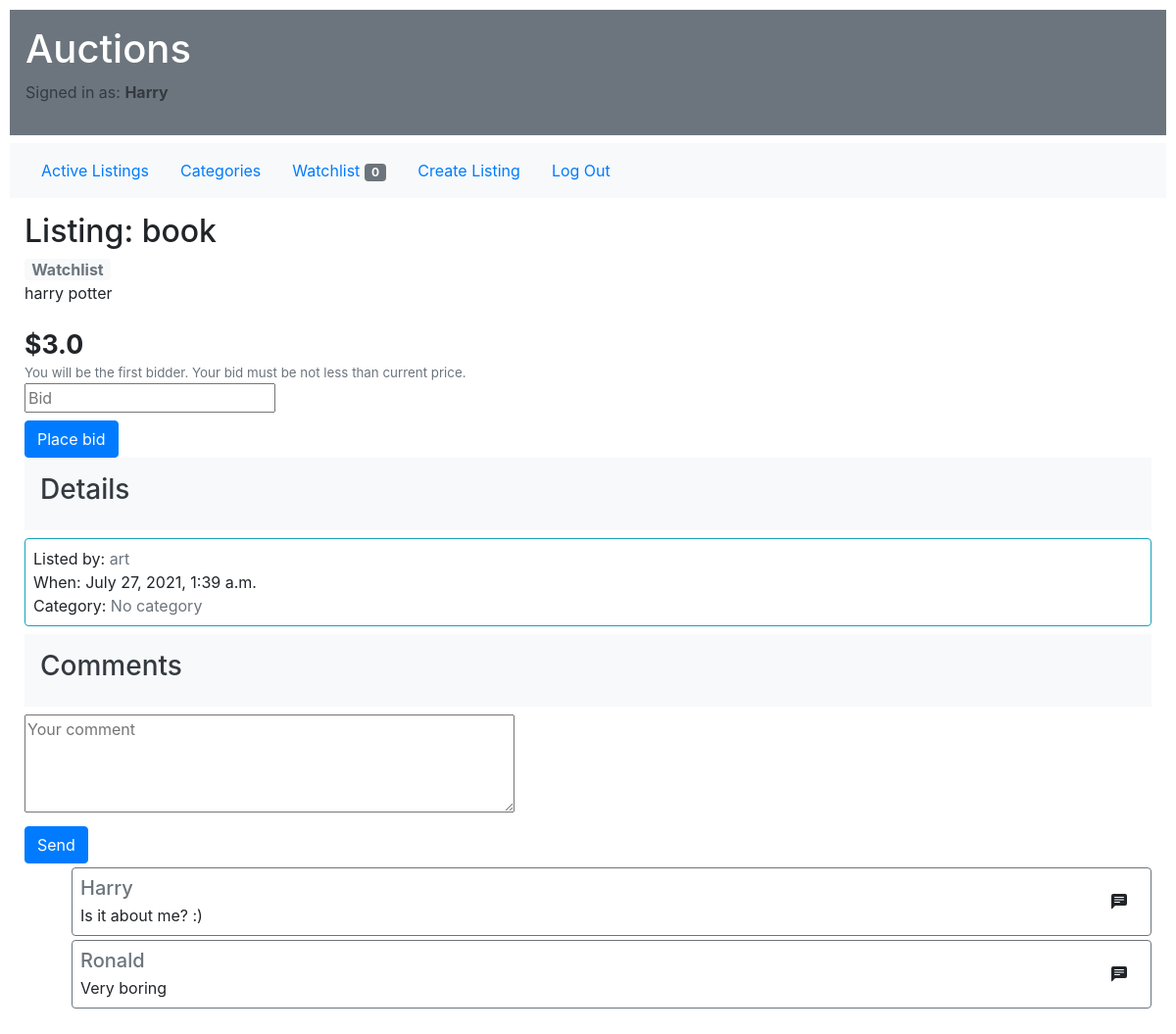
The page /listing/17 (signed in) on the database its author committed.
### auctions/models.py (models this page shows, shortened)
class User(AbstractUser):
    pass

class Listing(models.Model):
    title = models.CharField(max_length=64)
    description = models.CharField(max_length=500)
    image_url = models.URLField(blank=True)
    NO_CATEGORY = 'NO'
    FASHION = 'FS'
    TOYS = 'TY'
    ELECTRONICS = 'EL'
    HOME = 'HM'
    MAGIC_THINGS = 'MG'
    SPORT = 'SP'
    CATEGORY_CHOICES = [
        (NO_CATEGORY, 'No category'), (FASHION, 'Fashion'), (TOYS, 'Toys'), (ELECTRONICS, 'Electronics'),
        (HOME, 'Home'), (MAGIC_THINGS, 'Magic things'), (SPORT, "Sport")
    ]
    category = models.CharField(max_length=2, choices=CATEGORY_CHOICES, default=NO_CATEGORY)
    current_price = models.FloatField(default=0)
    date_of_creating = models.DateTimeField(auto_created=True, default="2000-01-01 00:00")
    is_active = models.BooleanField(default=True)
    owner = models.ForeignKey(User, on_delete=models.CASCADE, related_name="listings")

class Comment(models.Model):
    text = models.CharField(max_length=500)
    author = models.ForeignKey(User, on_delete=models.CASCADE, related_name="comments")
    listing = models.ForeignKey(Listing, on_delete=models.CASCADE, related_name="comments")

### auctions/views.py (the view)
# urls.py: path("listing/<int:listing_id>", views.listing, name="listing"),
def listing(request, listing_id):
    try:
        listing = Listing.objects.get(pk = listing_id)
    except Listing.DoesNotExist:
        raise Http404("Listing not found.")
    message = None
    if request.method == 'POST' and 'bid_form' in request.POST:
        bid_form = BidForm(request.POST)
        if bid_form.is_valid():
            if bid_form.cleaned_data['price'] > listing.current_price or (listing.bids.count() == 0 and (bid_form.cleaned_data['price'] == listing.current_price)):
                bid = Bid(price = bid_form.cleaned_data['price'], bidder = request.user, listing = listing)
                bid.save()
                listing.current_price = bid.price
                listing.bids.add(bid)
                listing.save()
                bid_form = BidForm()
            elif listing.bids.count() == 0:
                message = "The price should be not less than current"
            else:
                message = "The price should be greater than current"
    else:
        bid_form = BidForm()
    if request.method == 'POST'and 'comment_form' in request.POST:
        comment_form = CommentForm(request.POST)
        if comment_form.is_valid():
            comment = Comment(text = comment_form.cleaned_data['comment'], author = request.user, listing = listing)
            comment.save()
            listing.comments.add(comment)
            comment_form = CommentForm()
    else:
        comment_form = CommentForm()
    in_watchlist = False
    is_owner = False
    is_winner = False
    label = f"{listing.bids.count()} bids so far. "
    if request.user.is_authenticated:
        if listing in request.user.watchlist.listings.all():
            in_watchlist = True
        if listing.owner.id == request.user.id:
            is_owner = True
        if listing.bids.count()>0 and listing.bids.latest('id').bidder.id == request.user.id and listing.is_active == False:
            is_winner = True
        if listing.bids.count() > 0:
            if (listing.bids.latest('id')).bidder.id == request.user.id:
                label += "Your bid is the current bid."
            else:
                label += "Your bid must be greater than current price."
        else:
            label = "You will be the first bidder. Your bid must be not less than current price."
    return render(request, 'auctions/listing.html', {
        'listing': listing,
        'category': listing.get_category_display(),
        'message': message,
        'bid_form': bid_form,
        'comment_form': comment_form,
        'label': label,
        'number_of_bids': listing.bids.count(),
        'is_owner': is_owner,
        'is_winner': is_winner,
        'in_watchlist': in_watchlist,
        'comments': listing.comments.all()
    })

### auctions/forms.py
class BidForm(forms.Form):
    price = forms.FloatField(label = '', min_value=0, widget=forms.NumberInput(attrs={'placeholder': 'Bid'}))

class CommentForm(forms.Form):
    comment = forms.CharField(widget = forms.Textarea(attrs = {'placeholder': 'Your comment', 'style': 'height: 100px; width:500px'}), label='')

### auctions/context_processors.py (called while the page is built)
def add_variable_to_context(request):
    if request.user.is_authenticated:
        listings_in_watchlist = request.user.watchlist.listings.all().count()
    else:
        listings_in_watchlist = 0
    return {
        'listings_in_watchlist': listings_in_watchlist
    }

### auctions/templates/auctions/listing.html (shortened to what this page needs)
{% extends "auctions/layout.html" %}
{% block body %}
    <div style="margin: 15px;">
        <div>
            <h2>Listing: {{listing.title}}</h2>
        </div>
        <div>
            {% if user.is_authenticated %}
                {% if in_watchlist %}
                    <span class="bg-secondary badge badge-primary badge-pill rounded">
                        <a class="text-light" href="{% url 'watchlist' listing.id %}" style="font-size: 12pt;">Watchlist</a>
                    </span>
                {% else %}
                    <span class="bg-light badge badge-primary badge-pill rounded">
                        <a class="text-secondary" href="{% url 'watchlist' listing.id %}" style="font-size: 12pt;">Watchlist</a>
                    </span>
                {% endif %}
            {% endif %}
        </div>
        <div>
            {{listing.description}}
        </div>
        <div style="font-size: 20pt; font-weight: 700; margin-top: 20px;">${{ listing.current_price }}</div>
        {% if user.is_authenticated %}
            {% if listing.is_active %}
                <div class="text-secondary" style="font-size: 10pt;">{{label}}</div>
                <form action="{% url 'listing' listing.id %}" method="POST">
                    <div class="fieldWrapper rounded mb-2">
                        {{ bid_form.price }}
                    </div>
                    <input class="btn btn-primary" type="submit" value="Place bid"  name = "bid_form">
                </form>
            {% endif %}
        {% endif %}
        <div class="p-3 mb-2 bg-light text-dark">
            <h3>Details</h3>
        </div>
        <div class="p-2 border border-info rounded">
            <div>Listed by: <a class="text-muted" href="{% url 'user' listing.owner.id %}">{{listing.owner.username}}</a> </div>
            <div>When: {{listing.date_of_creating}}</div>
            <div>Category: <a class="text-muted" href="{% url 'category' category %}">{{category}}</a></div>
        </div>
        <div class="p-3 my-2 bg-light text-dark">
            <h3>Comments</h3>
        </div>
        {% if user.is_authenticated %}
        <div>
            <form action = "{% url 'listing' listing.id %}" method = 'POST'>
                <div class="fieldWrapper rounded mb-2">
                    {{ comment_form.comment }}
                </div>
                <input class="btn btn-primary" type = "submit" value = "Send"  name = "comment_form">
            </form>
        </div>
        {% endif %}
        <ul class="ml-5 list-unstyled">
            {% for comment in comments %}
                <li class="d-flex flex-row-reverse media my-1 p-2 border border-secondary rounded">
                    <div class="media-body">
                        <h5 class="mt-0 mb-1">
                            <a class="text-secondary" href="{% url 'user' comment.author.id %}">{{comment.author.username}}</a>
                        </h5>
                        {{comment.text}}
                    </div>
                </li>
            {% endfor %}
        </ul>
    </div>
{% endblock %}

### auctions/templates/auctions/layout.html (shortened to what this page needs)
{% load static %}
<!DOCTYPE html>
<html lang="en">
    <head>
        <link rel="stylesheet" href="https://stackpath.bootstrapcdn.com/bootstrap/4.4.1/css/bootstrap.min.css">
        <link href="{% static 'auctions/styles.css' %}" rel="stylesheet">
    </head>
    <body>
        <div class="p-3 mb-2 bg-secondary text-white">
            <h1>Auctions</h1>
            <div class="justify-content-end">
                    {% if user.is_authenticated %}
                        <p class="text-dark">Signed in as: <a href="{% url 'user' user.id %}" class="text-dark"><strong>{{ user.username }}</strong></a></p>
                    {% else %}
                        <p class="text-dark">Not signed in</p>
                    {% endif %}
            </div>
        </div>
        <nav class="navbar navbar-expand-lg navbar-light bg-light">
                <div class="collapse navbar-collapse" id="navbarSupportedContent">
                    <ul class="nav">
                        <li class="nav-item">
                            <a class="nav-link active" href="{% url 'index' %}">Active Listings</a>
                        </li>
                        {% if user.is_authenticated %}
                            <li class="nav-item">
                                <a class="nav-link" href="{% url 'categories' %}">Categories</a>
                            </li>
                            <li class="nav-item">
                                <a class="nav-link" href="{% url 'mywatchlist' %}">
                                    Watchlist
                                    <span class="bg-secondary badge badge-primary badge-pill rounded">{{listings_in_watchlist}}</span>
                                </a>
                            </li>
                            <li class="nav-item">
                                <a class="nav-link" href="{% url 'create' %}">Create Listing</a>
                            </li>
                            <li class="nav-item">
                                <a class="nav-link" href="{% url 'logout' %}">Log Out</a>
                            </li>
                        {% endif %}
                    </ul>
                </div>
            </nav>
        {% block body %}
        {% endblock %}
    </body>
</html>

### auctions/static/auctions/styles.css (style rules this page uses)
body { padding: 10px; }

### rows shown on the page
User: username "Harry"
Listing: title "book", description "harry potter", current_price "3.0", owner.username "art", date_of_creating "July 27, 2021, 1:39 a.m."
Comment: author.username "Harry", text "Is it about me? :)"
Comment: author.username "Ronald", text "Very boring"

### other values the page prints
{{ listings_in_watchlist }} "0"
{{ label }} "You will be the first bidder. Your bid must be not less than current price."
{{ category }} "No category"
